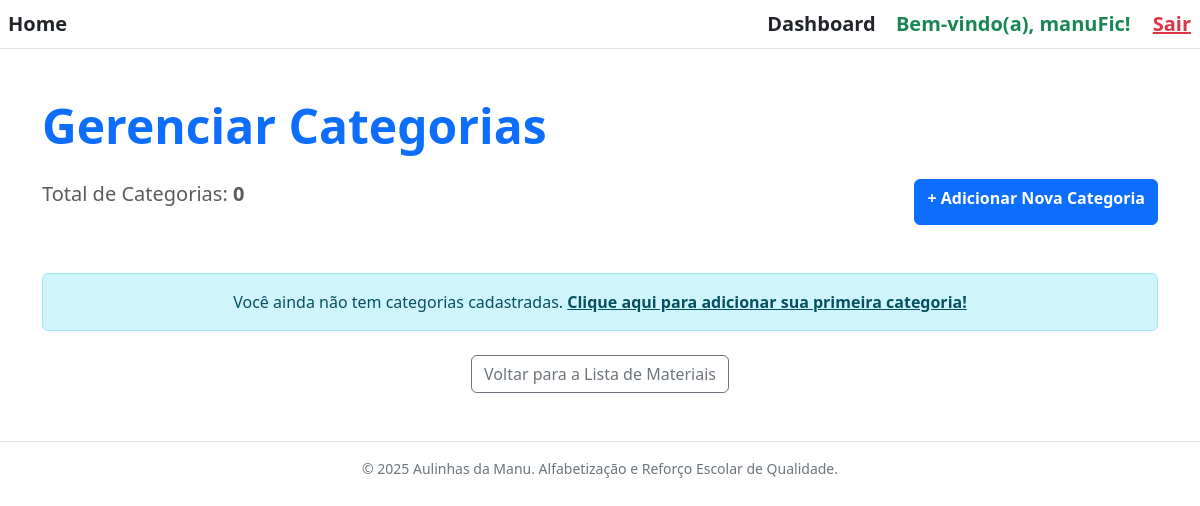
Page /materiais/categorias/ (signed in) on the earlier database version.
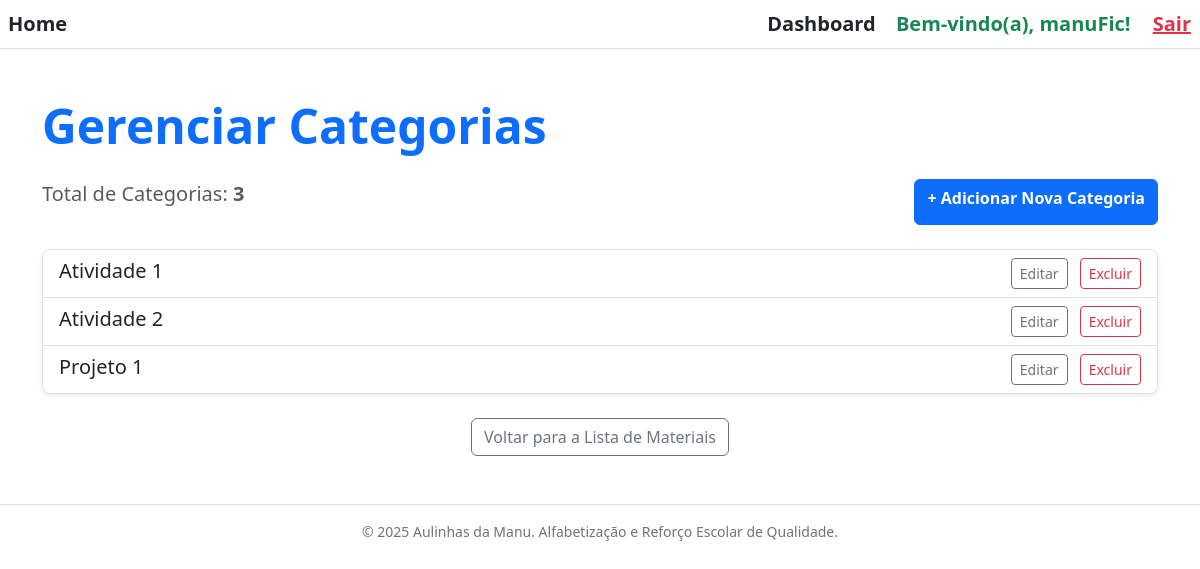
Same page on the later database version.
### materiais/models.py (models this page shows, shortened)
class Categoria(models.Model):
    ID_Categoria = models.AutoField(primary_key=True)
    Nome = models.CharField(max_length=50, unique=True)

### materiais/views.py (the view)
# urls.py: path('categorias/', CategoriaListView.as_view(), name='lista_categorias'),
class CategoriaListView(LoginRequiredMixin, ListView):
    model = Categoria
    context_object_name = 'categorias'
    template_name = 'materiais/categoria_lista.html'
    def get_queryset(self):
        return Categoria.objects.all().order_by('Nome')

### materiais/templates/materiais/categoria_lista.html (shortened to what this page needs)
{% extends 'base.html' %}
{% load static %}
{% block content %}
<div class="container my-5">
    <h1 class="display-5 fw-bold text-primary mb-4">
        Gerenciar Categorias
    </h1>
    <div class="d-flex justify-content-between mb-4">
        <p class="lead text-muted">Total de Categorias: <span class="fw-bold">{{ categorias.count }}</span></p>
        <a href="{% url 'materiais:criar_categoria' %}" class="btn btn-primary fw-bold">
            + Adicionar Nova Categoria
        </a>
    </div>
    {% if categorias %}
        <div class="list-group shadow-sm rounded-3 overflow-hidden">
            {% for categoria in categorias %}
            <div class="list-group-item d-flex justify-content-between align-items-center">
                <h5 class="mb-1">{{ categoria.Nome }}</h5>
                <div>
                    <a href="{% url 'materiais:editar_categoria' pk=categoria.pk %}" class="btn btn-sm btn-outline-secondary me-2" title="Editar Categoria">
                        Editar
                    </a>
                    <a href="{% url 'materiais:deletar_categoria' pk=categoria.pk %}" class="btn btn-sm btn-outline-danger" title="Excluir Categoria" onclick="return confirm('Tem certeza que deseja excluir a categoria {{ categoria.Nome }}?');">
                        Excluir
                    </a>
                </div>
            </div>
            {% endfor %}
        </div>
    {% else %}
        <div class="alert alert-info text-center mt-5" role="alert">
            Você ainda não tem categorias cadastradas. <a href="{% url 'materiais:criar_categoria' %}" class="alert-link fw-bold">Clique aqui para adicionar sua primeira categoria!</a>
        </div>
    {% endif %}
    <div class="mt-4 text-center">
        <a href="{% url 'materiais:lista_materiais' %}" class="btn btn-outline-secondary">Voltar para a Lista de Materiais</a>
    </div>
</div>
{% endblock %}

Differences in the rows shown:
added Categoria: Nome "Atividade 1"
added Categoria: Nome "Atividade 2"
added Categoria: Nome "Projeto 1"
Other differences:
{{ categorias.count }}: "0" → "3"
text no longer shown: "Você ainda não tem categorias cadastradas. Clique aqui para adicionar sua primeira categoria!"
